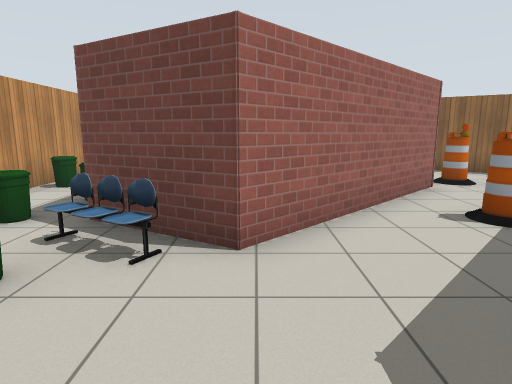
[1] (above)

17 first-person views from a walk through a Gazebo world. The camera is 1.3 m above the floor, tilts 10° down and sees 75° across. The floor is counted in squares, 1 m on a side. Each view is taken from the middle of a square. On the plan, view 1 faces up. The plan holds only what a view shows up to about 14 squares ahead; the rest is blank. Simple patterns stand in for the simulator's built-in surfaces.

[2]
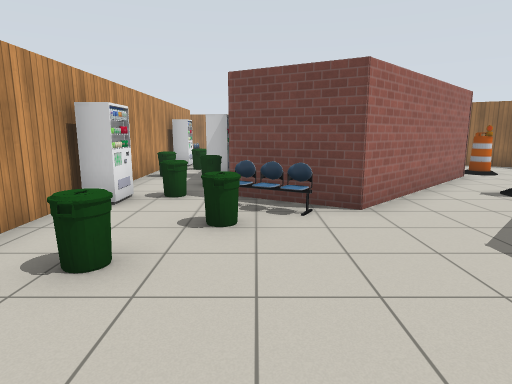

[3]
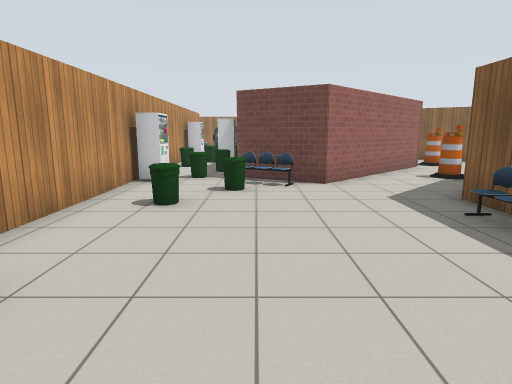

[4]
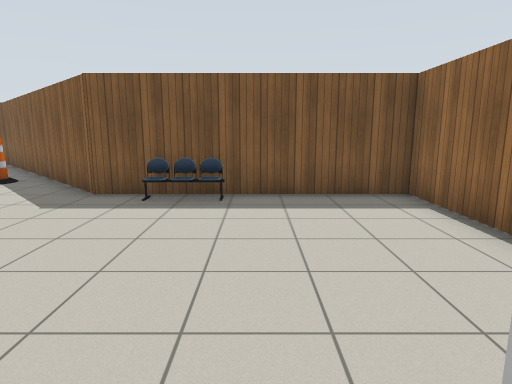

[5]
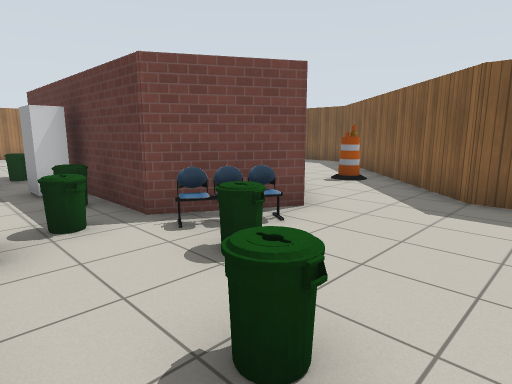

[6]
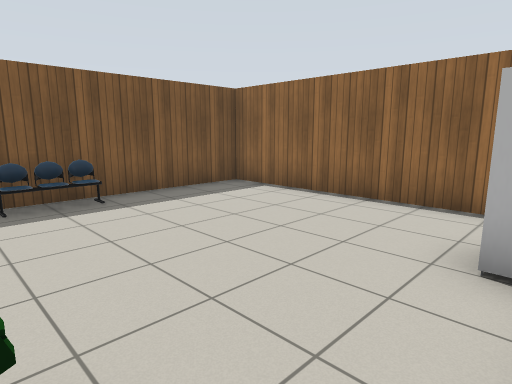

[7]
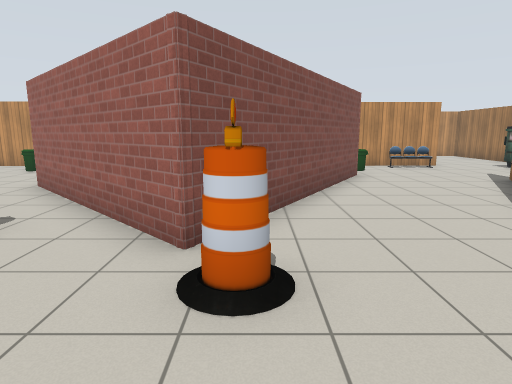

[8]
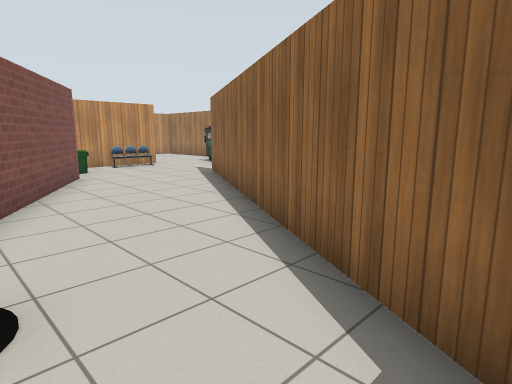

[9]
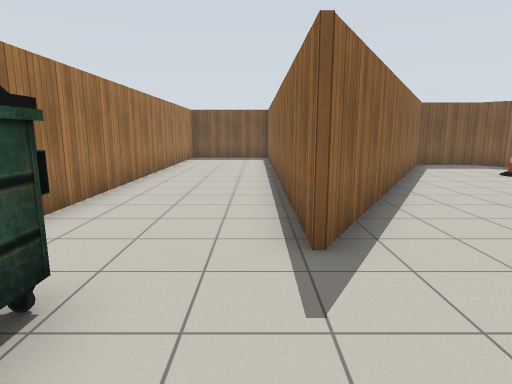

[10]
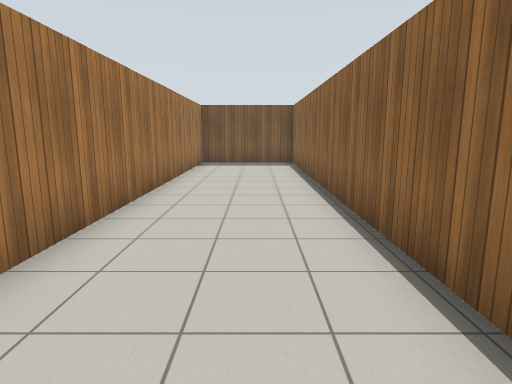

[11]
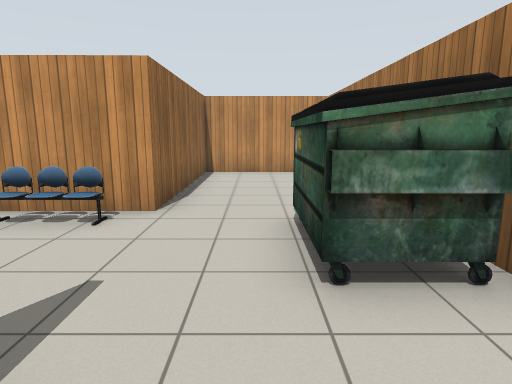

[12]
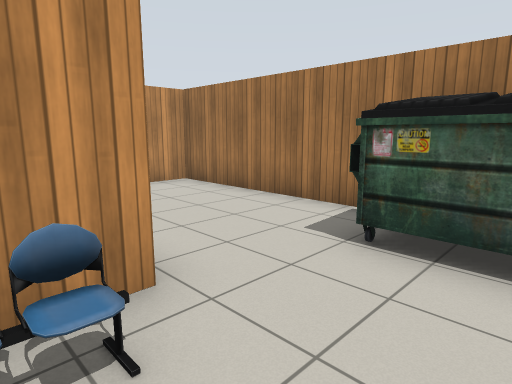

[13]
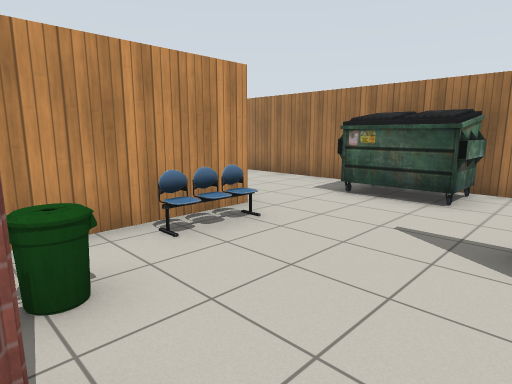

[14]
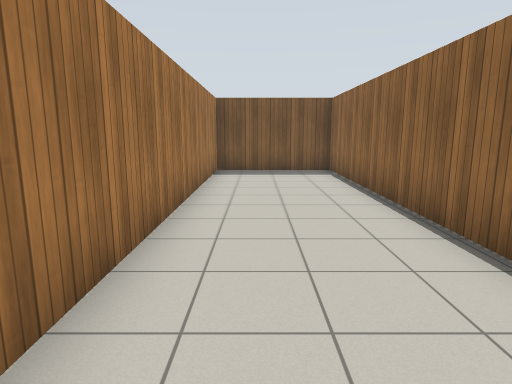

[15]
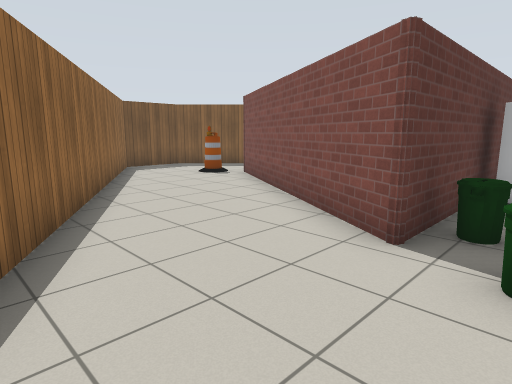

[16]
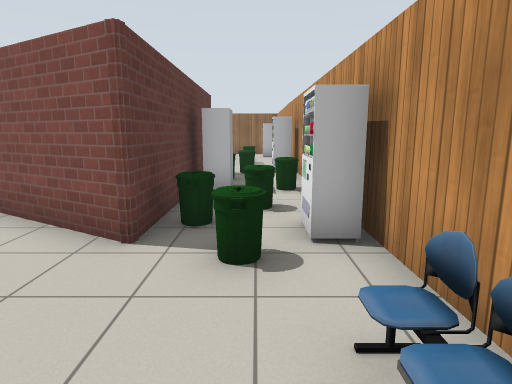

[17]
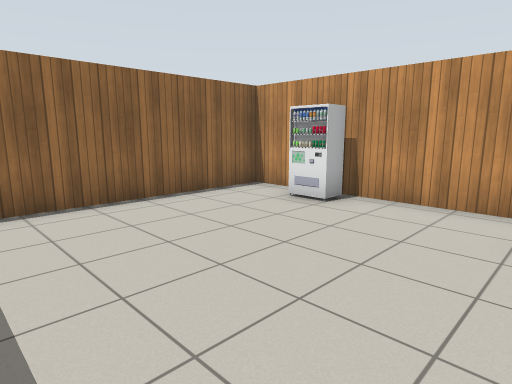

### Floor plan
Points are (right, up) in squares from view 1. A wall is a line through its corners. A room is listed if a view was taken in it or the views show most of it. See-through windows are left out.
Room 1 (views 1, 2, 3, 4, 5, 6, 17)
walls: (-0.2, 3.6) (-2.5, 4.9) (-2.5, 9.5); (-5.4, 3.7) (-5.3, -2.5); (-5.3, -4.2) (-5.3, -5.3) (2.1, -5.3) (2.1, 1.5); (-5.4, 9.5) (-5.4, 5.6)
ways out: opening at (1.5, 2.5) to room 2
objects: vending machine (-5, -3); vending machine (-5, 4) to (-5, 5); bin (-5, 8); bin (-4, 1); bin (-4, 5); bin (-3, 3) to (-2, 3); bin (-3, 6) to (-3, 7); vending machine (-3, 8) to (-3, 9); chair (-2, 4); chair (2, -1)
Room 2 (views 7, 8)
walls: (1, 10.2) (4.4, 8.2) (-0.2, 3.6); (2.1, 1.5) (8.7, 8.1) (8.7, 10.4) (2, 14.2)
ways out: opening at (1.5, 2.5) to room 1; opening at (1, 12) to room 3
objects: barrel (4, 5); barrel (5, 9)
Room 3 (views 9, 10, 11, 12, 13, 14, 15, 16)
walls: (-1.5, 16.4) (12.9, 16.4) (12.9, 20.4) (0.1, 20.4); (2, 14.2) (-1.4, 16.2); (-2, 20.4) (-11.3, 20.4) (-11.3, 16.4) (-5.5, 16.4) (-5.4, 9.5); (-2.5, 9.5) (-2.5, 12.2) (1, 10.2)
ways out: opening at (1, 12) to room 2
objects: vending machine (-5, 11) to (-5, 12); chair (-5, 14) to (-5, 15); dumpster (-5, 19) to (-3, 20); bin (-4, 10); bin (-4, 13); bin (-3, 11)

Positions as (right, up) in squares from view 1, and headings:
1: (0, 0), facing up
2: (-2, -2), facing up
3: (-2, -5), facing up
4: (-5, -2), facing right
5: (-5, 0), facing up-right
6: (-5, 1), facing down-right
7: (8, 9), facing left
8: (8, 9), facing up-left
9: (-5, 17), facing right
10: (-2, 18), facing right
11: (0, 18), facing left
12: (-3, 15), facing up-left
13: (-1, 12), facing up-left
14: (1, 19), facing right
15: (-4, 16), facing down-right
16: (-4, 16), facing down
17: (1, 1), facing down-left
